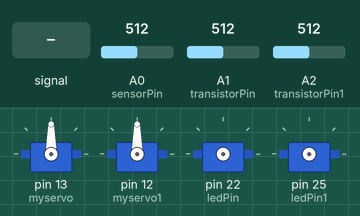
Bench run of a sketch on a simulated Arduino Mega 2560, built with avr-gcc and run on an emulated ATmega2560. On the bench: 4 × servo. Wiring (inferred from the names in the program): 2 × servo: signal pin 22 / signal pin 25. Inputs (shaded band) come from the test bench; at power-on: A0 (sensorPin) = 512, A1 (transistorPin) = 512, A2 (transistorPin1) = 512. Servo pulses on a pin are drawn as a servo (544–2400 µs = 0–180°); what the sketch prints to the serial monitor is not drawn.

Above: at 1.2 s.
1.3 s: A0 (sensorPin) fed a 200 Hz sine of ±255 counts around its level
At 2.14 s:
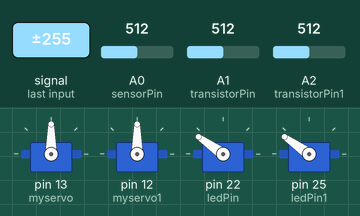
2.8 s: A0 (sensorPin) set to 716
Timing chart, 0 to 5.8 s (numbered marks = the images above; inputs shaded):
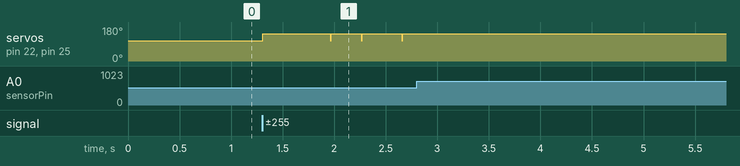

Measured:
- after the input at 1.3 s, servo on pin 22 (ledPin), servo on pin 25 (ledPin1): 106° → 145° at once
- after the input at 2.8 s, servo on pin 22 (ledPin), servo on pin 25 (ledPin1): stops changing and stays 145°

The sketch:

multiple_servo.ino
```cpp
#include <Servo.h>

Servo myservo;
Servo myservo1;

int sensorPin = A0; // select the input pin for the potentiometer
int transistorPin = A1;
int transistorPin1 = A2;
int potPin = 13;
int potPin1=12;
int ledPin = 22; // select the pin for the LED
int ledPin1 = 25;
int potAngle = 0;
int angle = 0;
boolean servoShouldRun = true;

int sensorValue = 0;  // variable to store the value coming from the sensor
int transistorValue = 0;
int transistorValue1=0;

void setup() {
  Serial.begin(9600);

  // declare the ledPin as an OUTPUT:
  pinMode(ledPin, OUTPUT);
  pinMode(ledPin1,OUTPUT);
  myservo.attach(13);
  myservo1.attach(12);


  Serial.print("Transistor-1:");
  Serial.println( analogRead(transistorPin));
 }

void loop() {
  if(angle>100){
    angle = 0;
  }
  angle++;

  //delay(10);
  //Serial.println(angle);

  // read the value from the sensor:
  sensorValue = analogRead(sensorPin);
  //Serial.println(sensorValue);

  // Convert the analog reading (which goes from 0 - 1023) to a voltage (0 - 5V):
  // resister value: 3.3K ohms
  float voltage = sensorValue * (5.0 / 1023.0);

  transistorValue = analogRead(transistorPin);

  transistorValue1 = analogRead(transistorPin1);
  float transistorVoltage = transistorValue * (5.0 / 1023.0);
  float transistorVoltage1 = transistorValue1 * (5.0 / 1023.0);
  //Serial.println(transistorVoltage);
  //Serial.println(transistorVoltage1);
  //Serial.println(servoShouldRun);

  if(servoShouldRun && transistorVoltage<=2 && transistorVoltage1<=2){
    myservo.write(angle);
     myservo1.write(angle);
    delay(60);
  }else{
      servoShouldRun = false;
  }

  potAngle = map(sensorValue, 0, 1023, 0, 179);

  // turn the ledPin on
  if(voltage > 3){
    digitalWrite(ledPin, HIGH);
    digitalWrite(ledPin1, HIGH);
  }else{
    //turn the ledPin off:
    digitalWrite(ledPin, LOW);
    digitalWrite(ledPin1, LOW);
  }
}
```
